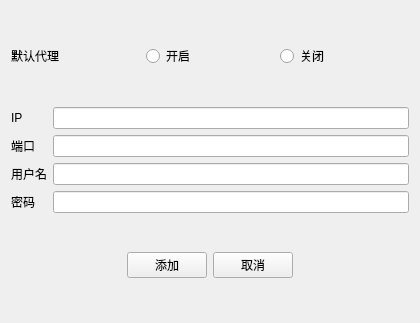
<?xml version="1.0" encoding="UTF-8"?>
<ui version="4.0">
 <class>AddProxyWidget</class>
 <widget class="QWidget" name="AddProxyWidget">
  <property name="geometry">
   <rect>
    <x>0</x>
    <y>0</y>
    <width>420</width>
    <height>323</height>
   </rect>
  </property>
  <property name="windowTitle">
   <string>代理</string>
  </property>
  <layout class="QVBoxLayout" name="verticalLayout">
   <item>
    <layout class="QHBoxLayout" name="horizontalLayout_2">
     <item>
      <widget class="QLabel" name="label_5">
       <property name="text">
        <string>默认代理</string>
       </property>
      </widget>
     </item>
     <item>
      <widget class="QRadioButton" name="radioButton">
       <property name="text">
        <string>开启</string>
       </property>
      </widget>
     </item>
     <item>
      <widget class="QRadioButton" name="radioButton_2">
       <property name="text">
        <string>关闭</string>
       </property>
      </widget>
     </item>
    </layout>
   </item>
   <item>
    <layout class="QGridLayout" name="gridLayout">
     <item row="1" column="0">
      <widget class="QLabel" name="label">
       <property name="text">
        <string>IP</string>
       </property>
      </widget>
     </item>
     <item row="3" column="2">
      <widget class="QLineEdit" name="_username_lineedit"/>
     </item>
     <item row="2" column="0">
      <widget class="QLabel" name="label_2">
       <property name="text">
        <string>端口</string>
       </property>
      </widget>
     </item>
     <item row="3" column="0">
      <widget class="QLabel" name="label_3">
       <property name="text">
        <string>用户名</string>
       </property>
      </widget>
     </item>
     <item row="4" column="2">
      <widget class="QLineEdit" name="_password_lineedit"/>
     </item>
     <item row="2" column="2">
      <widget class="QLineEdit" name="_port_lineedit"/>
     </item>
     <item row="1" column="2">
      <widget class="QLineEdit" name="_hostname_lineedit"/>
     </item>
     <item row="4" column="0">
      <widget class="QLabel" name="label_4">
       <property name="text">
        <string>密码</string>
       </property>
      </widget>
     </item>
    </layout>
   </item>
   <item>
    <layout class="QHBoxLayout" name="horizontalLayout">
     <item>
      <spacer name="horizontalSpacer">
       <property name="orientation">
        <enum>Qt::Horizontal</enum>
       </property>
       <property name="sizeHint" stdset="0">
        <size>
         <width>40</width>
         <height>20</height>
        </size>
       </property>
      </spacer>
     </item>
     <item>
      <widget class="QPushButton" name="_add_btn">
       <property name="text">
        <string>添加</string>
       </property>
      </widget>
     </item>
     <item>
      <widget class="QPushButton" name="_cancel_btn">
       <property name="text">
        <string>取消</string>
       </property>
      </widget>
     </item>
     <item>
      <spacer name="horizontalSpacer_2">
       <property name="orientation">
        <enum>Qt::Horizontal</enum>
       </property>
       <property name="sizeHint" stdset="0">
        <size>
         <width>40</width>
         <height>20</height>
        </size>
       </property>
      </spacer>
     </item>
    </layout>
   </item>
  </layout>
 </widget>
 <resources/>
 <connections/>
</ui>
